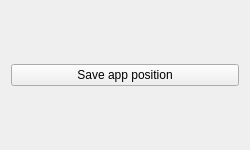
<?xml version="1.0" encoding="UTF-8"?>
<ui version="4.0">
 <class>MainWindow</class>
 <widget class="QMainWindow" name="MainWindow">
  <property name="geometry">
   <rect>
    <x>0</x>
    <y>0</y>
    <width>250</width>
    <height>150</height>
   </rect>
  </property>
  <property name="minimumSize">
   <size>
    <width>250</width>
    <height>150</height>
   </size>
  </property>
  <property name="windowTitle">
   <string>043.QT_AppSettings</string>
  </property>
  <widget class="QWidget" name="centralWidget">
   <layout class="QVBoxLayout" name="verticalLayout">
    <item>
     <widget class="QPushButton" name="btnSave">
      <property name="text">
       <string>Save app position</string>
      </property>
     </widget>
    </item>
   </layout>
  </widget>
 </widget>
 <layoutdefault spacing="6" margin="11"/>
 <resources/>
 <connections/>
</ui>
